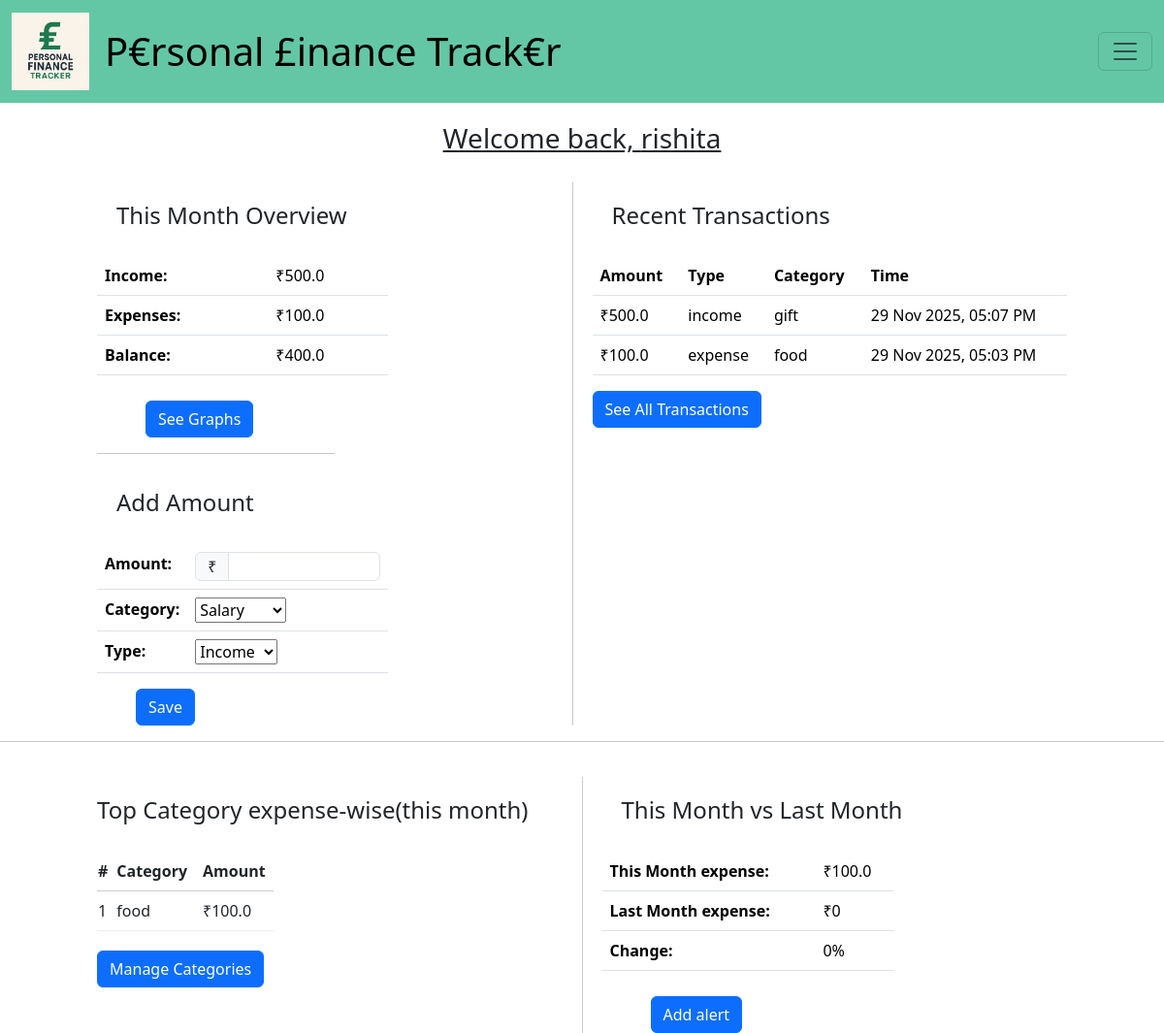
/ (signed in), run on the app's committed database.
### tables this page shows
CREATE TABLE "transactions" (
	"id"	INTEGER NOT NULL UNIQUE,
	"user_id"	INTEGER NOT NULL,
	"amount"	REAL NOT NULL,
	"type"	TEXT NOT NULL CHECK(("type" IN ('expense', 'income', 'transfer'))),
	"category_id"	INTEGER,
	"created_at"	TIMESTAMP DEFAULT CURRENT_TIMESTAMP,
	PRIMARY KEY("id" AUTOINCREMENT),
	FOREIGN KEY("category_id") REFERENCES "categories"("id"),
	FOREIGN KEY("user_id") REFERENCES "users"("id")
);

CREATE TABLE "categories" (
    "id"        INTEGER NOT NULL UNIQUE,
    "user_id"   INTEGER,
    "name"      TEXT NOT NULL,
    PRIMARY KEY("id" AUTOINCREMENT),
    FOREIGN KEY("user_id") REFERENCES "users"("id")
);

### app.py (the view, shortened to what this page needs)
@app.route("/", methods=["GET","POST"])
@login_required
def index():
    if request.method=="GET":
        username = session.get("username")
        db=sqlite3.connect("transactions.db")
        db.row_factory = sqlite3.Row
        cur=db.cursor()
        cur.execute("""
            SELECT *
            FROM transactions
            WHERE strftime('%Y-%m', created_at) = (
                SELECT strftime('%Y-%m', MAX(created_at)) FROM transactions) AND user_id=?
        """, (session["user_id"],))
        latest_month_rows = cur.fetchall()
        cur.execute("""
            SELECT
                t.amount,
                t.type,
                c.name AS category,
                t.created_at
            FROM transactions t
            LEFT JOIN categories c
                ON t.category_id = c.id
            WHERE t.user_id = ?
            ORDER BY t.created_at DESC
            LIMIT 10
            """, (session["user_id"],))
        rows = cur.fetchall()
        rows = [dict(r) for r in rows]
        ist = pytz.timezone("Asia/Kolkata")
        for r in rows:
            dt = datetime.fromisoformat(r["created_at"])  # convert string → datetime
            if dt.tzinfo is None:
                dt = dt.replace(tzinfo=pytz.UTC)
            r["created_at_fmt"] = dt.astimezone(ist).strftime("%d %b %Y, %I:%M %p")
        total_income  = sum(r['amount'] for r in latest_month_rows if r['type'] == 'income')
        total_expense = sum(r['amount'] for r in latest_month_rows if r['type'] == 'expense')
        balance = total_income - total_expense
        cur.execute("""
            SELECT c.name AS category, SUM(t.amount) AS total_expense
            FROM transactions t
            LEFT JOIN categories c ON t.category_id = c.id
            WHERE t.user_id = ?
            AND t.type = 'expense'
            AND strftime('%Y-%m', t.created_at) = strftime('%Y-%m', 'now')
            GROUP BY t.category_id ORDER BY SUM(t.amount) DESC LIMIT 5
            """, (session["user_id"],))
        category_expenses = cur.fetchall()
        cur.execute("""
            SELECT SUM(amount)
            FROM transactions
            WHERE user_id = ?
            AND type = 'expense'
            AND strftime('%Y-%m', created_at) = strftime('%Y-%m', 'now')
            """, (session["user_id"],))
        this_month = cur.fetchone()[0] or 0   # prevent None
        cur.execute("""
            SELECT SUM(amount)
            FROM transactions
            WHERE user_id = ?
            AND type = 'expense'
            AND strftime('%Y-%m', created_at) = strftime('%Y-%m', 'now', '-1 month')
            """, (session["user_id"],))
        last_month = cur.fetchone()[0] or 0
        if last_month == 0:
            percent_change = 0   # or you can set it to None or 100
        else:
            percent_change = ((this_month - last_month) / last_month) * 100
        return render_template("index.html", username=username, income=total_income, expenses=total_expense, balance=balance, rows=rows, category_expenses=category_expenses, this_month=this_month, last_month=last_month, change=percent_change)

### helpers.py (called while the page is built)
def login_required(f):
    @wraps(f)
    def wrapper(*args, **kwargs):
        if "user_id" not in session:
            return redirect(url_for("login"))
        return f(*args, **kwargs)
    return wrapper

### templates/index.html (shortened to what this page needs)
{% extends "layout.html" %}
{% block body %}
    <h3 style="padding:20px; text-align: center; text-decoration: underline;">Welcome back, {{ username }}</h3>
    <div style="display: flex;">
        <div style="flex: 1; margin-left:100px;">
            <h4 style="padding:20px;">This Month Overview</h4>
            <table class="table table-hover" style="width: 300px;">
                <tr>
                    <th>Income:</th>
                    <td>₹{{ income }}</td>
                </tr>
                <tr>
                    <th>Expenses:</th>
                    <td>₹{{ expenses }}</td>
                </tr>
                <tr>
                    <th>Balance:</th>
                    <td>₹{{ balance }}</td>
                </tr>
            </table>
            <a href="/charts" class="btn btn-primary" style="margin-left:50px; margin-top:10px;">See Graphs</a>
            <hr style="width: 50%;">
            <h4 style="padding:20px;">Add Amount</h4>
            <form action="/" method="POST">
                <table class="table table-hover" style="width: 300px;">
                    <tr>
                        <th>Amount:</th>
                        <td>
                            <div class="input-group">
                                <span style="height:30px;" class="input-group-text">₹</span>
                                <input style="height:30px;" type="number" class="form-control" name="amount" step="0.01" required autocomplete="off">
                            </div>
                        </td>
                    </tr>
                    <tr>
                        <th>Category:</th>
                        <td><select name="category" id="category">
                                <option value="salary">Salary</option>
                            </select></td>
                    </tr>
                    <tr>
                        <th>Type:</th>
                        <td><select name="type" id="type">
                            <option value="income">Income</option>
                            </select></td>
                    </tr>
                </table>
                <button style="margin-left:40px;" class="btn btn-primary" type="submit">Save</button>
            </form>
        </div>
        <div style="flex: 1; margin-right:100px;">
            <h4 style="padding:20px;">Recent Transactions</h4>
            <div class="table-responsive">
            <table class="table">
                <thead>
                    <tr>
                        <th>Amount</th>
                        <th>Type</th>
                        <th>Category</th>
                        <th>Time</th>
                    </tr>
                </thead>
                <tbody>
                    {% for row in rows %}
                    <tr>
                        <td>₹{{ row.amount }}</td>
                        <td>{{ row.type }}</td>
                        <td>{{ row.category }}</td>
                        <td>{{ row.created_at_fmt }}</td>
                    </tr>
                    {% endfor %}
                </tbody>
            </table>
            <a href="/transactions" class="btn btn-primary">See All Transactions</a>
            </div>
        </div>
    </div>
    <hr>
    <div style="display: flex; gap: 20px; padding-top:20px;">
        <div style="flex: 1;">
        <h4 style="padding:20px; margin-left:80px;">Top Category expense-wise(this month)</h4>
        <table style="width:30%; border-collapse: collapse; margin-left:100px">
            <thead>
                <tr style="border-bottom: 1px solid #ccc;">
                    <th>#</th>
                    <th style="text-align: left; padding: 8px;">Category</th>
                    <th style="text-align: left; padding: 8px;">Amount</th>
                </tr>
            </thead>
            <tbody>
                {% for row in category_expenses %}
                <tr style="border-bottom: 1px solid #eee;">
                    <td>{{ loop.index }}</td>
                    <td style="padding: 8px;">{{ row.category }}</td>
                    <td style="padding: 8px;">₹{{ row.total_expense }}</td>
                </tr>
                {% endfor %}
            </tbody>
        </table>
        <a href="/categories" class="btn btn-primary" style="margin-left:100px; margin-top:20px;">Manage Categories</a>
        </div>
        <div style="flex: 1;">
        <h4 style="padding:20px;">This Month vs Last Month</h4>
        <table class="table table-hover" style="width: 300px;">
                <tr>
                    <th>This Month expense:</th>
                    <td>₹{{ this_month }}</td>
                </tr>
                <tr>
                    <th>Last Month expense:</th>
                    <td>₹{{ last_month }}</td>
                </tr>
                <tr>
                    <th>Change:</th>
                    <td>{{ change }}%</td>
                </tr>
            </table>
            <a href="/alerts" class="btn btn-primary" style="margin-left:50px; margin-top:10px;">Add alert</a>
        </div>
    </div>
{% endblock %}

### data on the page
transactions: amount "500.0", type "income", category "gift", created_at_fmt "29 Nov 2025, 05:07 PM"
transactions: amount "100.0", type "expense", category "food", created_at_fmt "29 Nov 2025, 05:03 PM"
categories: category "food", total_expense "100.0"

### other printed values
{{ username }} "rishita"
{{ income }} "500.0"
{{ expenses }} "100.0"
{{ balance }} "400.0"
{{ this_month }} "100.0"
{{ last_month }} "0"
{{ change }} "0"
